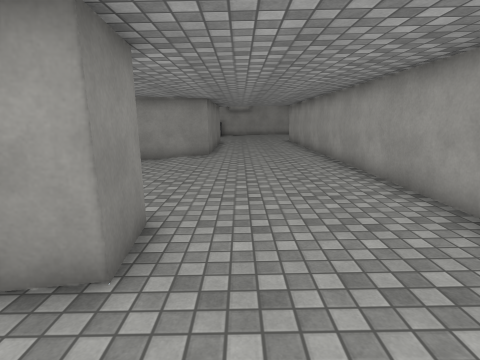
view 1 (above)

16 first-person views from a walk through a scene from a Unity 3-D project. The camera is 1.5 m above the floor, tilts 10° down and sees 80° across. The floor is counted in squares, 1 m on a side. Each view is taken from the middle of a square. On the plan, view 1 faces up. The plan holds only what a view shows up to about 14 squares ahead; the rest is blank. The place goes on beyond the plan. The player is left out. Surface patterns are stand-ins for the level's own textures.

view 2
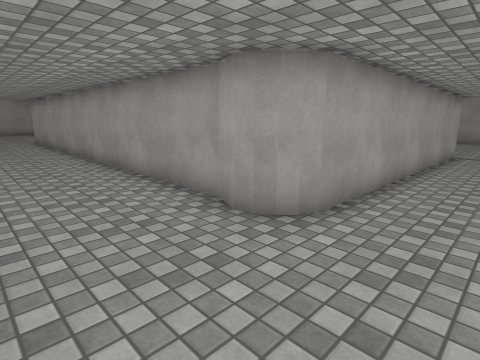

view 3
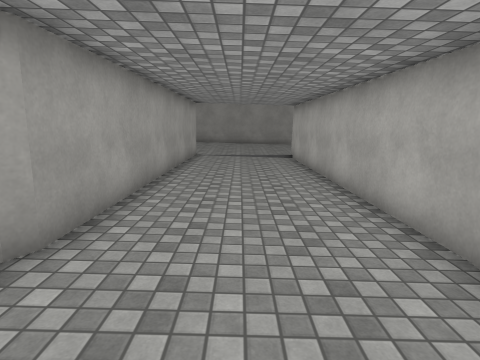

view 4
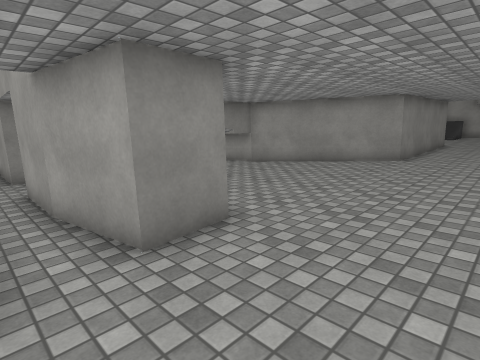

view 5
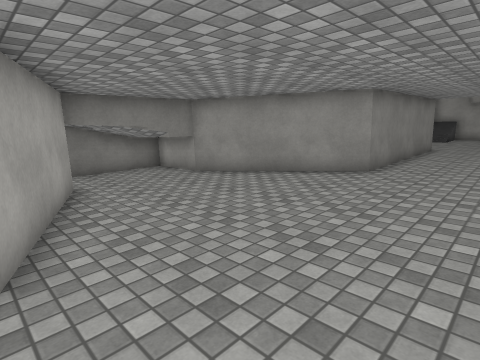

view 6
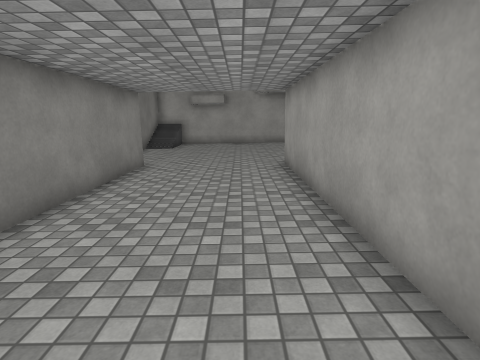

view 7
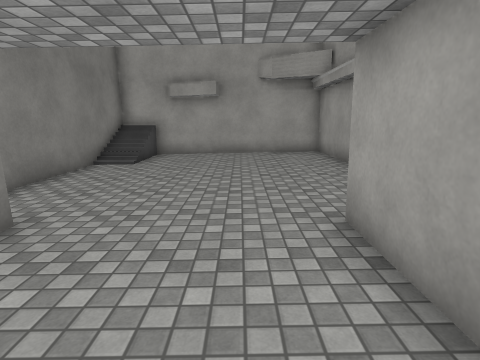

view 8
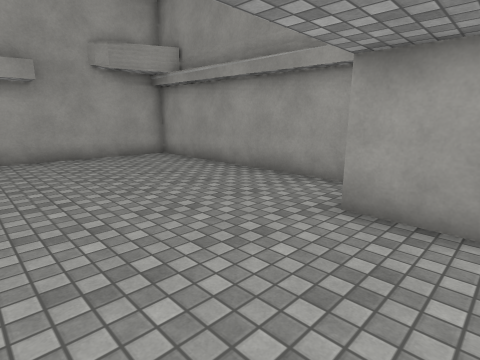

view 9
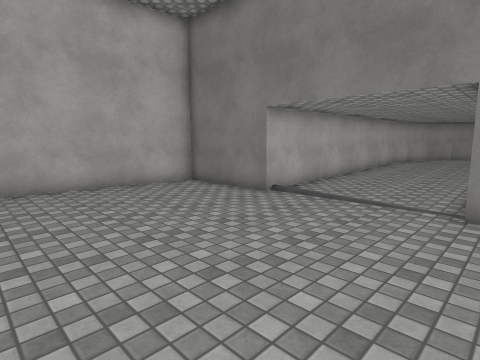

view 10
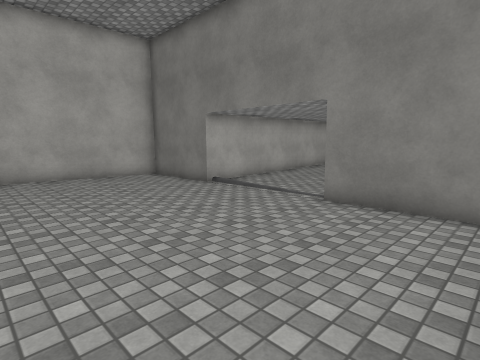

view 11
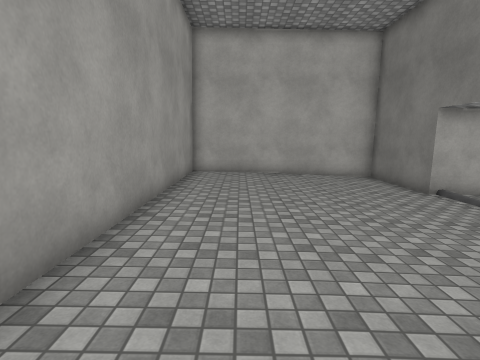

view 12
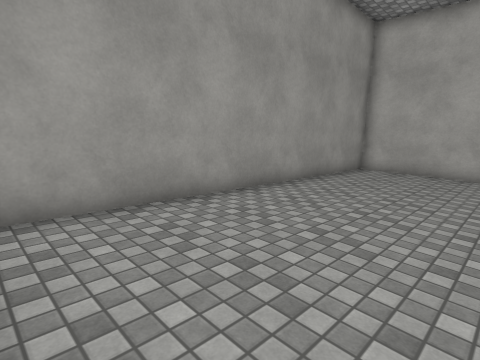

view 13
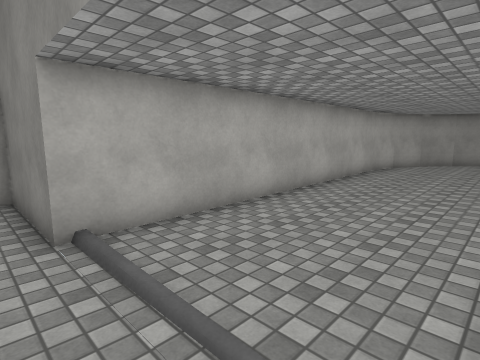

view 14
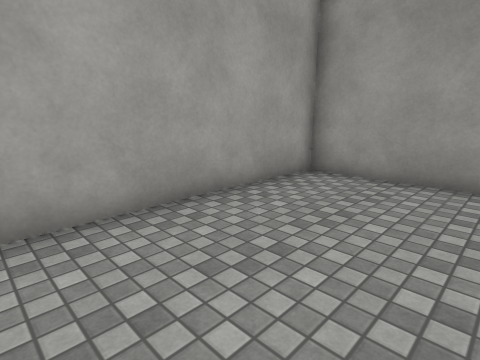

view 15
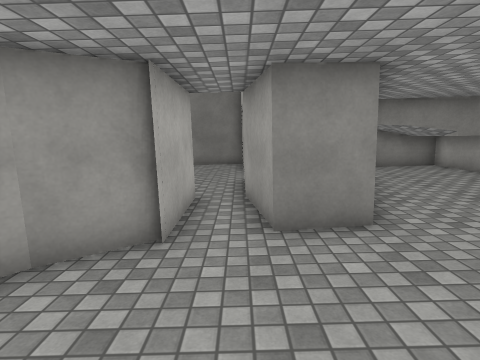

view 16
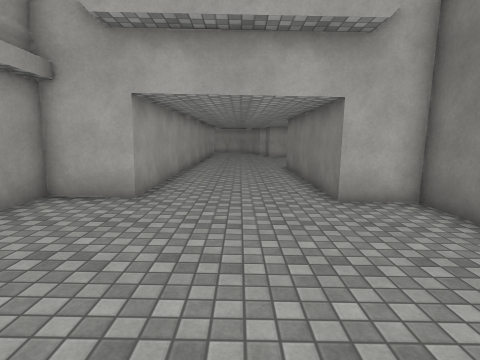

### Floor plan
Key: @ floor where view 1 was taken; # wall or solid block; . main floor; : floor 0.25 m higher than the main floor; - floor 0.25 m lower than the main floor; + floor 0.5 m higher than the main floor; * floor 0.75 m higher than the main floor; / step, stairs or slope; = window, fence, low wall or low ledge.
Columns run from 7 left of view 1 to 24 right of it. Each row starts with its distance up from view 1.
 31    ###########
 30    #/=*******#
 29    #/=++*****#
 28    #//++++***#
 27    #+++++++**#
 26    #+++++++++#
 25    #+++++++++#
 24    #+++++++++#
 23    #+++++++++#
 22    #::+++++++#
 21    ###:++++###
 20      #:::++#
 19      #:::::#
 18      #:::::#
 17      #:::::#
 16      #:::::#
 15      #:::::#
 14      #:::::#
 13     ##.::::#
 12   ###...:::#
 11 ###.......:#
 10 #..........#
  9 #..........#
  8 #..........#
  7 #--........#            ########
  6 ##---......#            :::::::#
  5  ####-.....#           #.::::::#
  4     ##--...#           #..:::::#
  3     #=---..#############...::::#
  2     #------................::::#
  1     ###-------..............:::#
  0       #@----------...........::#
 -1       ##--------------........:#
 -2        ###--------------.......#
 -3          ###############-......#
 -4                        #--.....#
 -5                        #--.....#
 -6                        #---....#
 -7                        #########

Positions as (right, up) in squares from view 1, and headings:
1: (0, 0), facing up
2: (0, 0), facing up-right
3: (1, 0), facing right
4: (2, 1), facing up-left
5: (2, 4), facing up-left
6: (2, 11), facing up
7: (2, 17), facing up
8: (-1, 19), facing up-right
9: (23, 3), facing down-left
10: (23, 6), facing down-left
11: (22, 6), facing down
12: (19, 6), facing down-right
13: (17, 2), facing down-left
14: (17, 2), facing up-right
15: (3, 2), facing left
16: (1, 28), facing down
